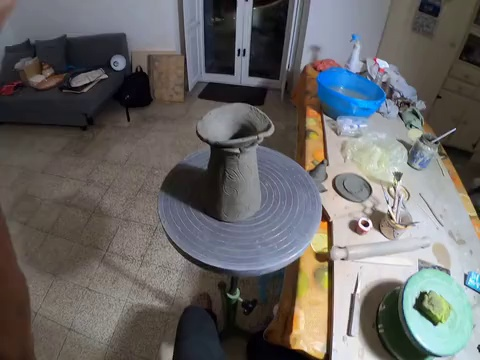
#> input picture images/03cc49c3-a7d1-445b-9a2a-545c4fae6843_103512.jpg, 480 x 360 px; its folder holds only this picture in this run
$ jupyter execute --allow-errors image_setup.ipynb
#> lines starting #> are read from the running program, lines starting #| are printed output that depends on the picture
[cell 1]
from PIL import Image
import os

[cell 2]
for clip_filename in os.listdir("../images"):
    if "ipynb" in clip_filename:
        continue
    clip_name = clip_filename[:clip_filename.find(".")]
    img = Image.open(f"../images/{clip_filename}")
#> img is the input picture: PIL image 480x360 RGB; mean R, G, B 104.3, 102.4, 101.3
    img = img.convert("RGBA")
#> img: PIL image 480x360 RGBA

    newsize = (224, 224)
    img = img.resize(newsize)
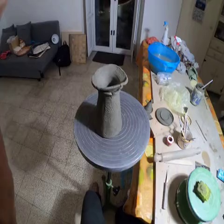
#> img: PIL image 224x224 RGBA; mean R, G, B, A 104.3, 102.4, 101.3, 255

    pixdata = img.load()

    w, h = img.size
#> w = 224; h = 224
    for y in range(h):
        for x in range(w):
            if (x - w//2)**2 + (y - h//2)**2 > (h//2)**2:
                pixdata[x, y] = (255, 255, 255, 0)
    img.save(f"../transparent_images/{clip_name}.png", "PNG")
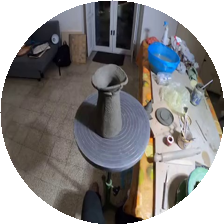
#> saved as 03cc49c3-a7d1-445b-9a2a-545c4fae6843_103512.png: PIL image 224x224 RGBA; mean R, G, B, A 137.4, 135.2, 134.9, 200.1; transparent parts drawn white

$ run again, on images/0e6fb738-05fc-4dd5-9746-a8e10efe8c20_60041.jpg
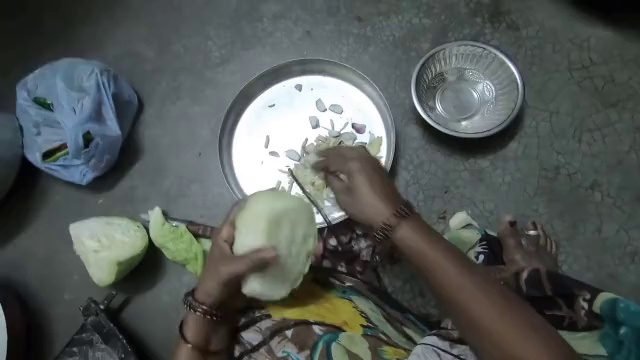
#> input picture images/0e6fb738-05fc-4dd5-9746-a8e10efe8c20_60041.jpg, 640 x 360 px
#> img is the input picture: PIL image 640x360 RGB; mean R, G, B 83.7, 89.2, 86.7
#> `img = img.resize(newsize)`:
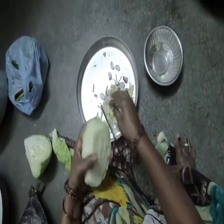
#> img: PIL image 224x224 RGBA; mean R, G, B, A 83.7, 89.2, 86.7, 255
#> `img.save(f"../transparent_images/{clip_name}.png", "PNG")`:
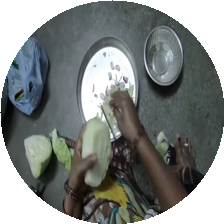
#> saved as 0e6fb738-05fc-4dd5-9746-a8e10efe8c20_60041.png: PIL image 224x224 RGBA; mean R, G, B, A 127.5, 131.9, 129.8, 200.1; transparent parts drawn white

$ run again, on images/145b2a5d-3ed9-41e2-b5af-24de3045d7c2_114436.jpg
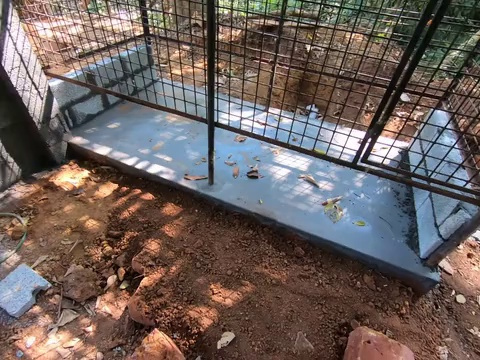
#> input picture images/145b2a5d-3ed9-41e2-b5af-24de3045d7c2_114436.jpg, 480 x 360 px
#> img is the input picture: PIL image 480x360 RGB; mean R, G, B 109.2, 97, 93.1
#> `img = img.resize(newsize)`:
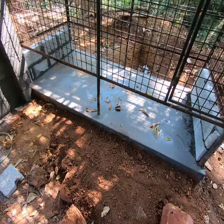
#> img: PIL image 224x224 RGBA; mean R, G, B, A 109.2, 97, 93.1, 255
#> `img.save(f"../transparent_images/{clip_name}.png", "PNG")`:
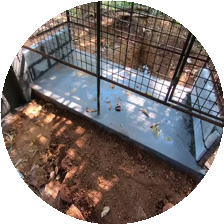
#> saved as 145b2a5d-3ed9-41e2-b5af-24de3045d7c2_114436.png: PIL image 224x224 RGBA; mean R, G, B, A 136.9, 128.6, 126.7, 200.1; transparent parts drawn white

$ run again, on images/16a54f9d-6729-442a-8d39-3e7db4215f57_31844.jpg
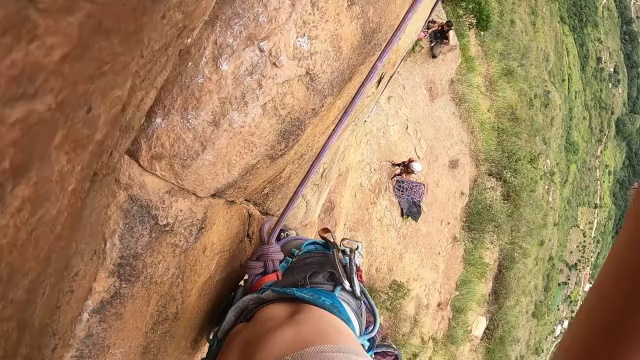
#> input picture images/16a54f9d-6729-442a-8d39-3e7db4215f57_31844.jpg, 640 x 360 px
#> img is the input picture: PIL image 640x360 RGB; mean R, G, B 161.5, 129.6, 95.2
#> `img = img.resize(newsize)`:
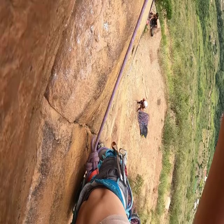
#> img: PIL image 224x224 RGBA; mean R, G, B, A 161.5, 129.6, 95.2, 255
#> `img.save(f"../transparent_images/{clip_name}.png", "PNG")`:
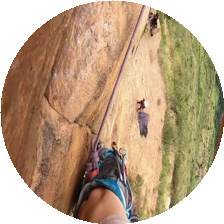
#> saved as 16a54f9d-6729-442a-8d39-3e7db4215f57_31844.png: PIL image 224x224 RGBA; mean R, G, B, A 188.6, 163.2, 135.9, 200.1; transparent parts drawn white

$ run again, on images/04e5bd47-b789-4fdc-acfb-78f9978bbc7d_57828.jpg
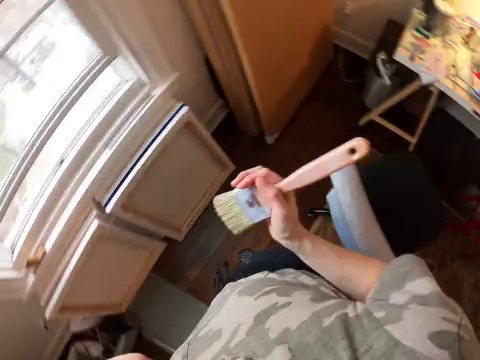
#> input picture images/04e5bd47-b789-4fdc-acfb-78f9978bbc7d_57828.jpg, 480 x 360 px
#> img is the input picture: PIL image 480x360 RGB; mean R, G, B 124.3, 103.4, 91.8
#> `img = img.resize(newsize)`:
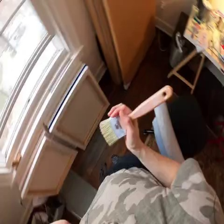
#> img: PIL image 224x224 RGBA; mean R, G, B, A 124.3, 103.4, 91.8, 255
#> `img.save(f"../transparent_images/{clip_name}.png", "PNG")`:
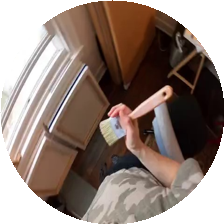
#> saved as 04e5bd47-b789-4fdc-acfb-78f9978bbc7d_57828.png: PIL image 224x224 RGBA; mean R, G, B, A 146.3, 129.8, 121.7, 200.1; transparent parts drawn white
